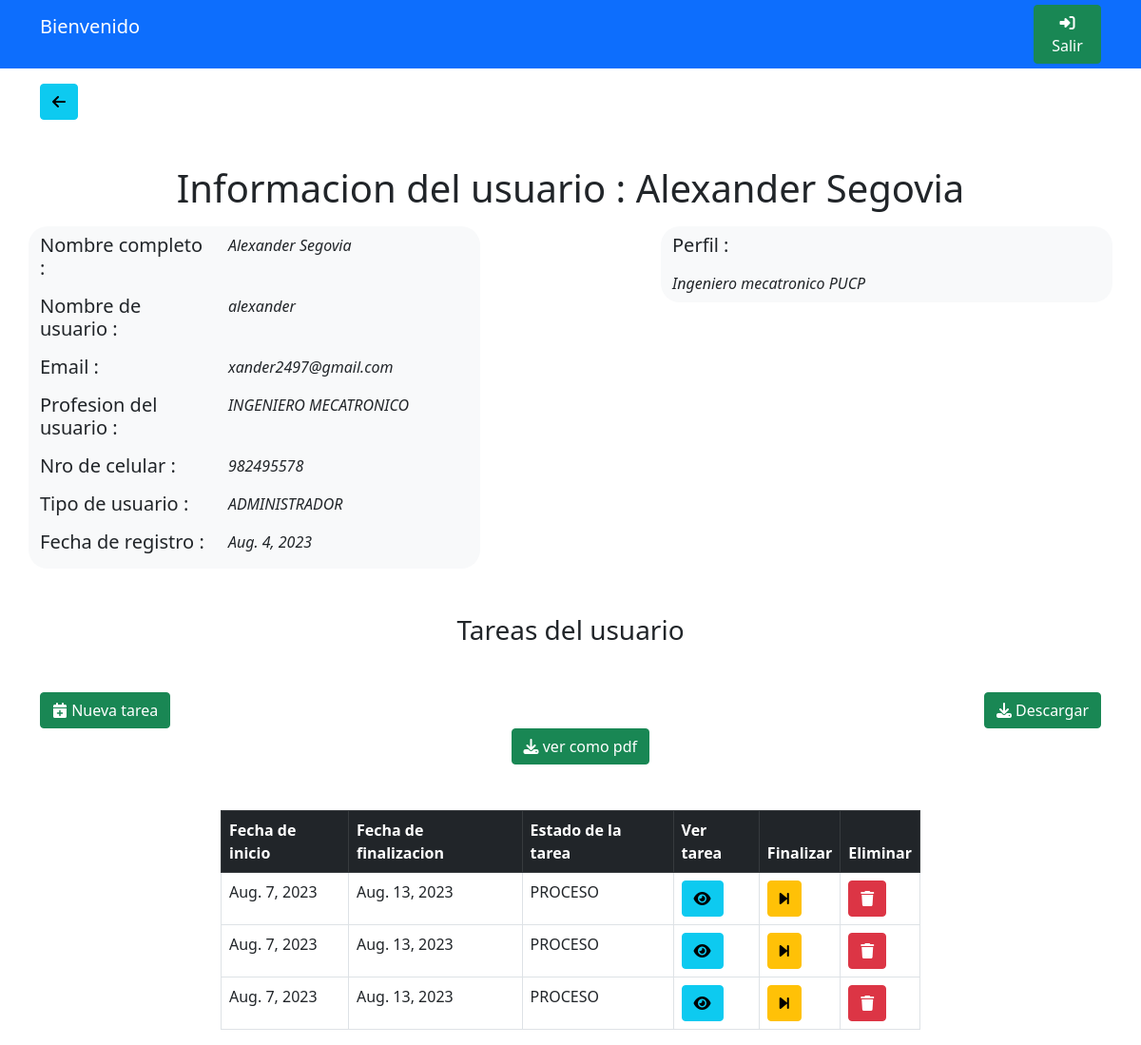
Page /verUsuario/1 on the committed database.
### tareasDjango/models.py (models this page shows)
class datosUsuario(models.Model):
    user = models.OneToOneField(User, on_delete=models.CASCADE, blank=True, null=True)
    tipoUsuario = models.CharField(max_length=16,null=True, blank=True)
    nroCelular = models.CharField(max_length=16,null=True, blank=True)
    profesionUsuario = models.CharField(max_length=32,null=True, blank=True)
    perfilUsuario = models.CharField(max_length=512,null=True, blank=True)
    fechaIngreso = models.DateField(null=True)

class tareasInformacion(models.Model):
    usuarioRelacionado = models.ForeignKey(User, on_delete=models.CASCADE)
    descripcionTarea = models.CharField(max_length=512,null=True, blank=True)
    fechaInicio = models.DateField(null=True)
    fechaFin = models.DateField(null=True)
    estadoTarea = models.CharField(max_length=16,null=True, blank=True)

### tareasDjango/views.py (the view)
# urls.py: path('verUsuario/<str:idUsuario>',views.verUsuario,name='verUsuario'),
def verUsuario(request,idUsuario):
    usuarioInformacion = User.objects.get(id=idUsuario)
    tareasUsuario = tareasInformacion.objects.filter(usuarioRelacionado=usuarioInformacion)
    print(len(tareasUsuario))
    return render(request,'informacionUsuario.html',{
        'usuarioInfo':usuarioInformacion,
        'tareasUsuario':tareasUsuario,
    })

### tareasDjango/templates/informacionUsuario.html (shortened to what this page needs)
{% load static %}
<!DOCTYPE html>
<html>
    <head>
        <link href="https://cdn.jsdelivr.net/npm/bootstrap@5.0.2/dist/css/bootstrap.min.css" rel="stylesheet">
        <link rel="stylesheet" href="https://cdnjs.cloudflare.com/ajax/libs/font-awesome/6.4.0/css/all.min.css" />
    </head>
    <body>
        <div class="bg-primary">
            <div class="container">
                <div class="row justify-content-between align-items-center">
                    <div class="col-4 mt-3 mb-3 text-white">
                        <div class="row">
                            <h5>Bienvenido {{ user.first_name }} {{ user.last_name }}</h5>
                        </div>
                        <div class="row">
                        </div>
                    </div>
                    <div class="col-1">
                        <a class="btn btn-success" href="#"><i class="fa-solid fa-right-to-bracket"></i> Salir</a>
                    </div>
                </div>
            </div>
        </div>
        <div class="container mt-3 mb-3">
            <div>
                <a href="{% url 'tareasDjango:consolaAdministrador' %}" class="btn btn-info"><i class="fa-solid fa-arrow-left"></i></a>
            </div>
        </div>
        <div class="mt-5 text-center mb-3">
            <h1>Informacion del usuario : {{ usuarioInfo.first_name }} {{ usuarioInfo.last_name }}</h1>
        </div>
        <div class="container">
            <div class="row justify-content-between">
                <div class="col-5 bg-light" style="border-radius: 20px;">
                    <div class="row mb-2 mt-2">
                        <div class="col-5">
                            <h5>Nombre completo : </h5>
                        </div>
                        <div class="col-7">
                            <i>{{ usuarioInfo.first_name }} {{ usuarioInfo.last_name }}</i>
                        </div>
                    </div>
                    <div class="row mb-2">
                        <div class="col-5">
                            <h5>Nombre de usuario : </h5>
                        </div>
                        <div class="col-7">
                            <i>{{ usuarioInfo.username }}</i>
                        </div>
                    </div>
                    <div class="row mb-2">
                        <div class="col-5">
                            <h5>Email : </h5>
                        </div>
                        <div class="col-7">
                            <i>{{ usuarioInfo.email }}</i>
                        </div>
                    </div>
                    <div class="row mb-2">
                        <div class="col-5">
                            <h5>Profesion del usuario : </h5>
                        </div>
                        <div class="col-7">
                            <i>{{ usuarioInfo.datosusuario.profesionUsuario }}</i>
                        </div>
                    </div>
                    <div class="row mb-2">
                        <div class="col-5">
                            <h5>Nro de celular : </h5>
                        </div>
                        <div class="col-7">
                            <i>{{ usuarioInfo.datosusuario.nroCelular }}</i>
                        </div>
                    </div>
                    <div class="row mb-2">
                        <div class="col-5">
                            <h5>Tipo de usuario : </h5>
                        </div>
                        <div class="col-7">
                            <i>{{ usuarioInfo.datosusuario.tipoUsuario }}</i>
                        </div>
                    </div>
                    <div class="row mb-2">
                        <div class="col-5">
                            <h5>Fecha de registro : </h5>
                        </div>
                        <div class="col-7">
                            <i>{{ usuarioInfo.datosusuario.fechaIngreso }}</i>
                        </div>
                    </div>
                </div>
                <div class="col-5 bg-light h-100" style="border-radius: 20px;">
                    <div class="row mb-2 mt-2">
                        <div class="col-5">
                            <h5>Perfil : </h5>
                        </div>
                    </div>
                    <div class="row mb-2">
                        <div class="col-12">
                            <i>{{ usuarioInfo.datosusuario.perfilUsuario }}</i>
                        </div>
                    </div>
                </div>
            </div>
        </div>
        <div class="mt-5 text-center mb-3">
            <h3>Tareas del usuario</h3>
        </div>
        <div class="container mt-5">
            <div class="row justify-content-between">
                <div class="col-2 text-start">
                    <button class="btn btn-success" data-bs-toggle="modal" data-bs-target="#nuevaTarea"><i class="fa-solid fa-calendar-plus"></i> Nueva tarea</button>
                </div>
                <div class="col-2 text-end">
                    <a class="btn btn-success" href="{% url 'tareasDjango:descargarReporteUsuarios' %}"><i class="fa-solid fa-download"></i> Descargar</a>
                </div>
            </div>
            <div class="row justify-content-between">
                <div class="col-7 text-end">
                    <a class="btn btn-success" href="#"><i class="fa-solid fa-download"></i> ver como pdf</a>
                </div>
            </div>
        </div>
        <div class="mt-5 container">
            <div class="row justify-content-center">
                <div class="col-8">
                    <table class="table table-bordered">
                        <thead class="table-dark">
                            <th>Fecha de inicio</th>
                            <th>Fecha de finalizacion</th>
                            <th>Estado de la tarea</th>
                            <th>Ver tarea</th>
                            <th>Finalizar</th>
                            <th>Eliminar</th>
                        </thead>
                        <tbody>
                            {% for tareaInfo in tareasUsuario %}
                            <tr>
                                <td>{{ tareaInfo.fechaInicio }}</td>
                                <td>{{ tareaInfo.fechaFin }}</td>
                                <td>{{ tareaInfo.estadoTarea }}</td>
                                <td><button data-bs-toggle="modal" data-bs-target="#detalleTarea" id="{{ tareaInfo.id }}" onclick="cargarInformacionTarea(this.id)" class="btn btn-info"><i class="fa-solid fa-eye"></i></button></td>
                                <td><a class="btn btn-warning" href="#"><i class="fa-solid fa-forward-step"></i></a></td>
                                <td><a class="btn btn-danger" href="#"><i class="fa-solid fa-trash"></i></a></td>
                            </tr>
                            {% endfor %}
                        </tbody>
                    </table>
                </div>
            </div>
        </div>
    </body>
</html>

### rows in the picture
tareasInformacion: fechaInicio "Aug. 7, 2023", fechaFin "Aug. 13, 2023", estadoTarea "PROCESO"
tareasInformacion: fechaInicio "Aug. 7, 2023", fechaFin "Aug. 13, 2023", estadoTarea "PROCESO"
tareasInformacion: fechaInicio "Aug. 7, 2023", fechaFin "Aug. 13, 2023", estadoTarea "PROCESO"

### other values in the picture
{{ usuarioInfo.first_name }} "Alexander"
{{ usuarioInfo.last_name }} "Segovia"
{{ usuarioInfo.username }} "alexander"
{{ usuarioInfo.email }} "xander2497@gmail.com"
{{ usuarioInfo.datosusuario.profesionUsuario }} "INGENIERO MECATRONICO"
{{ usuarioInfo.datosusuario.nroCelular }} "982495578"
{{ usuarioInfo.datosusuario.tipoUsuario }} "ADMINISTRADOR"
{{ usuarioInfo.datosusuario.fechaIngreso }} "Aug. 4, 2023"
{{ usuarioInfo.datosusuario.perfilUsuario }} "Ingeniero mecatronico PUCP"
